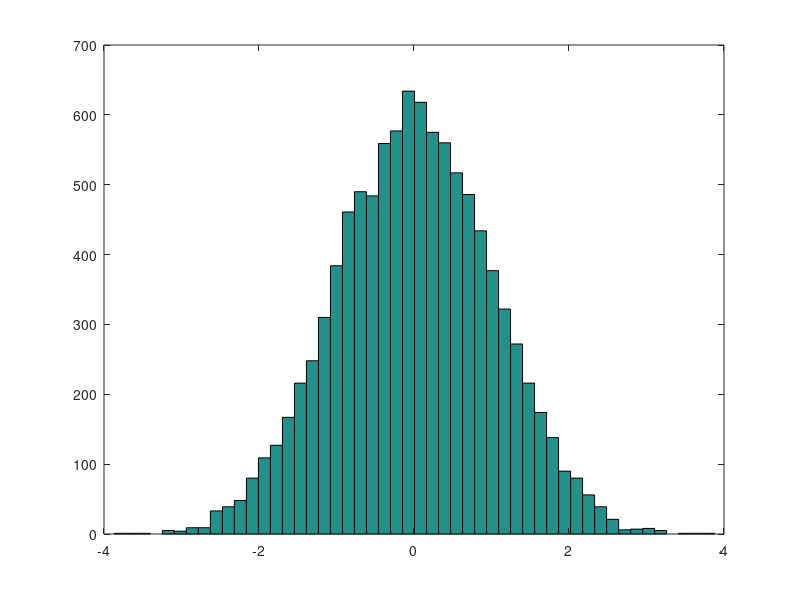

Write the MATLAB code that produced this figure.
t = linspace(0,1,1000);
y_values = cos(2*pi*t);
plot(t,y_values);
xlabel('x');
ylabel('y');
dat1 = randn(10000,1);
hist(dat1,50);